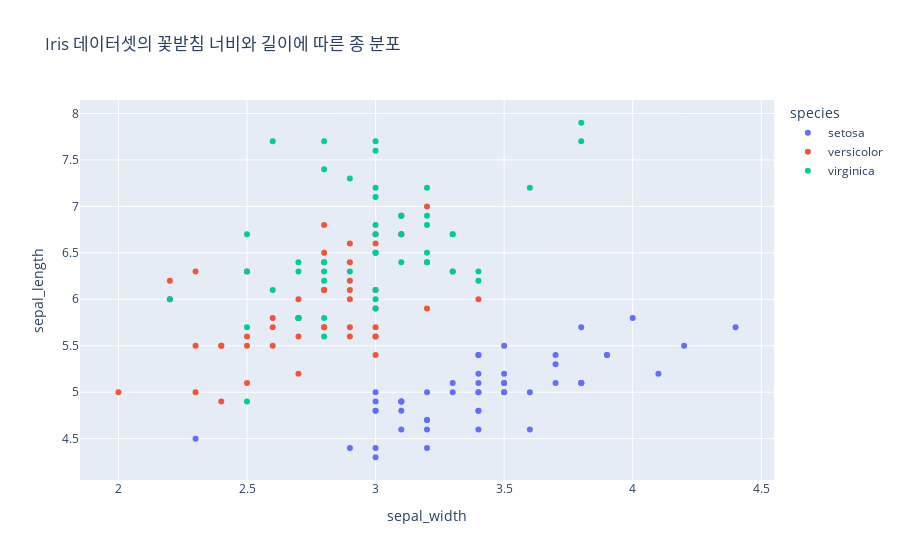

Source (notebook cell):
### Markdown cell above
#### 시각화 기본 구조 (`fig = px.chart(); fig.show()`)

Plotly Express를 사용하여 그래프를 그리는 기본적인 구조는 다음과 같습니다.

1.  `plotly.express` (보통 `px`로 임포트)를 사용하여 원하는 차트 함수를 호출합니다. 이때 데이터프레임과 주요 매핑(x축, y축, 색상 등)을 인자로 전달합니다.
2.  함수는 Figure 객체(`fig`)를 반환합니다.
3.  `fig.show()` 메서드를 호출하여 그래프를 화면에 표시합니다. Jupyter Notebook 환경에서는 이 메서드가 자동으로 그래프를 렌더링합니다.

예를 들어, `iris` 데이터셋을 사용하여 간단한 산점도를 그려보겠습니다.

### Code cell
# Iris 데이터셋으로 산점도 그리기
fig_iris_scatter = px.scatter(iris_df,
                              x="sepal_width",
                              y="sepal_length",
                              color="species",
                              title="Iris 데이터셋의 꽃받침 너비와 길이에 따른 종 분포")
fig_iris_scatter.show()

### Figure 1 — Plotly figure (JSON) as saved in the notebook; plotly's stock layout.template omitted (floating-point values rounded to 4 significant figures)
{"data": [{"hovertemplate": "species=setosa<br>sepal_width=%{x}<br>sepal_length=%{y}<extra></extra>", "legendgroup": "setosa", "marker": {"color": "#636efa", "symbol": "circle"}, "mode": "markers", "name": "setosa", "orientation": "v", "showlegend": true, "type": "scatter", "x": [3.5, 3.0, 3.2, 3.1, 3.6, 3.9, 3.4, 3.4, 2.9, 3.1, 3.7, 3.4, 3.0, 3.0, 4.0, 4.4, 3.9, 3.5, 3.8, 3.8, 3.4, 3.7, 3.6, 3.3, 3.4, 3.0, 3.4, 3.5, 3.4, 3.2, 3.1, 3.4, 4.1, 4.2, 3.1, 3.2, 3.5, 3.1, 3.0, 3.4, 3.5, 2.3, 3.2, 3.5, 3.8, 3.0, 3.8, 3.2, 3.7, 3.3], "xaxis": "x", "y": [5.1, 4.9, 4.7, 4.6, 5.0, 5.4, 4.6, 5.0, 4.4, 4.9, 5.4, 4.8, 4.8, 4.3, 5.8, 5.7, 5.4, 5.1, 5.7, 5.1, 5.4, 5.1, 4.6, 5.1, 4.8, 5.0, 5.0, 5.2, 5.2, 4.7, 4.8, 5.4, 5.2, 5.5, 4.9, 5.0, 5.5, 4.9, 4.4, 5.1, 5.0, 4.5, 4.4, 5.0, 5.1, 4.8, 5.1, 4.6, 5.3, 5.0], "yaxis": "y"}, {"hovertemplate": "species=versicolor<br>sepal_width=%{x}<br>sepal_length=%{y}<extra></extra>", "legendgroup": "versicolor", "marker": {"color": "#EF553B", "symbol": "circle"}, "mode": "markers", "name": "versicolor", "orientation": "v", "showlegend": true, "type": "scatter", "x": [3.2, 3.2, 3.1, 2.3, 2.8, 2.8, 3.3, 2.4, 2.9, 2.7, 2.0, 3.0, 2.2, 2.9, 2.9, 3.1, 3.0, 2.7, 2.2, 2.5, 3.2, 2.8, 2.5, 2.8, 2.9, 3.0, 2.8, 3.0, 2.9, 2.6, 2.4, 2.4, 2.7, 2.7, 3.0, 3.4, 3.1, 2.3, 3.0, 2.5, 2.6, 3.0, 2.6, 2.3, 2.7, 3.0, 2.9, 2.9, 2.5, 2.8], "xaxis": "x", "y": [7.0, 6.4, 6.9, 5.5, 6.5, 5.7, 6.3, 4.9, 6.6, 5.2, 5.0, 5.9, 6.0, 6.1, 5.6, 6.7, 5.6, 5.8, 6.2, 5.6, 5.9, 6.1, 6.3, 6.1, 6.4, 6.6, 6.8, 6.7, 6.0, 5.7, 5.5, 5.5, 5.8, 6.0, 5.4, 6.0, 6.7, 6.3, 5.6, 5.5, 5.5, 6.1, 5.8, 5.0, 5.6, 5.7, 5.7, 6.2, 5.1, 5.7], "yaxis": "y"}, {"hovertemplate": "species=virginica<br>sepal_width=%{x}<br>sepal_length=%{y}<extra></extra>", "legendgroup": "virginica", "marker": {"color": "#00cc96", "symbol": "circle"}, "mode": "markers", "name": "virginica", "orientation": "v", "showlegend": true, "type": "scatter", "x": [3.3, 2.7, 3.0, 2.9, 3.0, 3.0, 2.5, 2.9, 2.5, 3.6, 3.2, 2.7, 3.0, 2.5, 2.8, 3.2, 3.0, 3.8, 2.6, 2.2, 3.2, 2.8, 2.8, 2.7, 3.3, 3.2, 2.8, 3.0, 2.8, 3.0, 2.8, 3.8, 2.8, 2.8, 2.6, 3.0, 3.4, 3.1, 3.0, 3.1, 3.1, 3.1, 2.7, 3.2, 3.3, 3.0, 2.5, 3.0, 3.4, 3.0], "xaxis": "x", "y": [6.3, 5.8, 7.1, 6.3, 6.5, 7.6, 4.9, 7.3, 6.7, 7.2, 6.5, 6.4, 6.8, 5.7, 5.8, 6.4, 6.5, 7.7, 7.7, 6.0, 6.9, 5.6, 7.7, 6.3, 6.7, 7.2, 6.2, 6.1, 6.4, 7.2, 7.4, 7.9, 6.4, 6.3, 6.1, 7.7, 6.3, 6.4, 6.0, 6.9, 6.7, 6.9, 5.8, 6.8, 6.7, 6.7, 6.3, 6.5, 6.2, 5.9], "yaxis": "y"}], "layout": {"legend": {"title": {"text": "species"}, "tracegroupgap": 0}, "title": {"text": "Iris 데이터셋의 꽃받침 너비와 길이에 따른 종 분포"}, "xaxis": {"anchor": "y", "domain": [0, 1], "title": {"text": "sepal_width"}}, "yaxis": {"anchor": "x", "domain": [0, 1], "title": {"text": "sepal_length"}}}}
